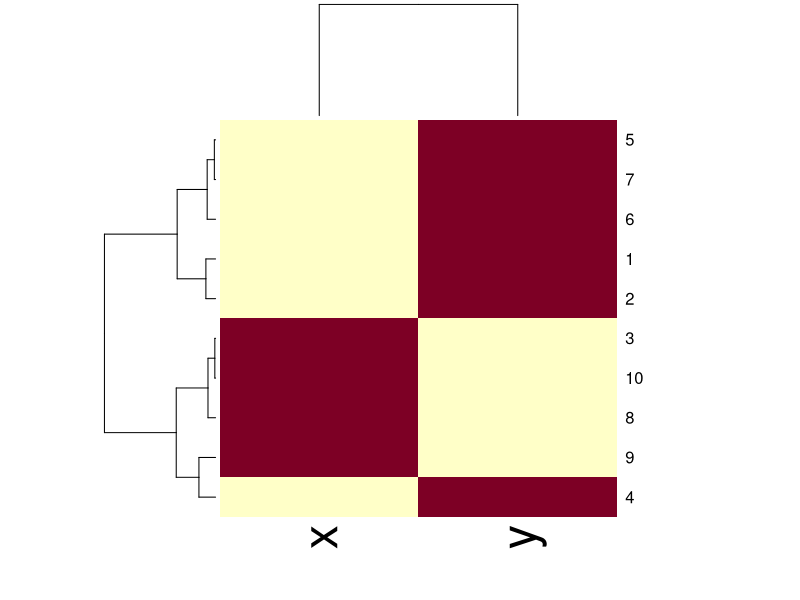

This figure's R source:
x <- rnorm(10,mean=rep(1:5,each=2),sd=0.7)
y <- rnorm(10,mean=rep(c(1,9),each=5),sd=0.1)
dataFrame<- data.frame(x=x,y=y) 
set.seed(143)
dataMatrix<-as.matrix(dataFrame)[sample(1:10),]
heatmap(dataMatrix)
